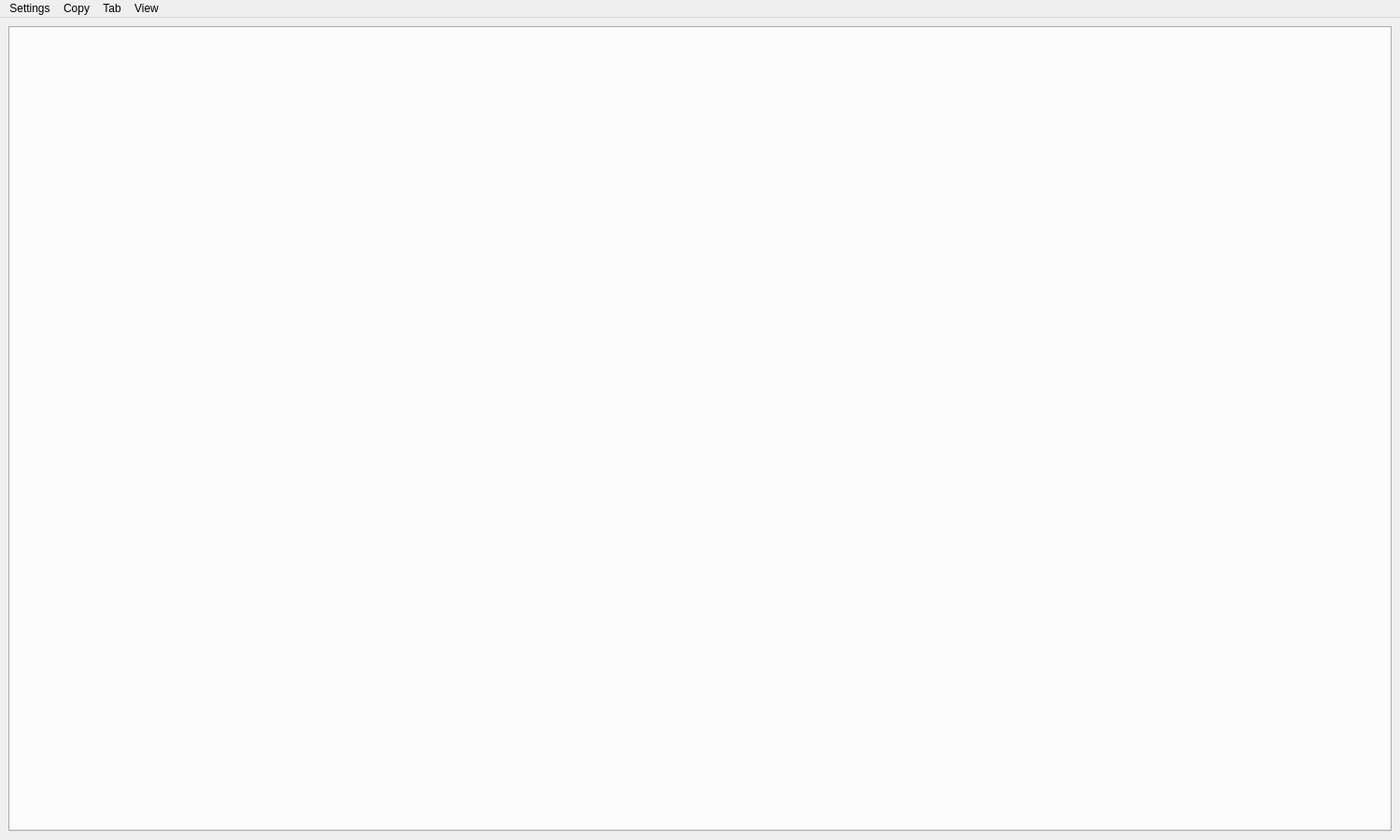
<?xml version="1.0" encoding="UTF-8"?>
<ui version="4.0">
 <class>MainWindow</class>
 <widget class="QMainWindow" name="MainWindow">
  <property name="windowModality">
   <enum>Qt::NonModal</enum>
  </property>
  <property name="geometry">
   <rect>
    <x>0</x>
    <y>0</y>
    <width>1500</width>
    <height>900</height>
   </rect>
  </property>
  <property name="sizePolicy">
   <sizepolicy hsizetype="Preferred" vsizetype="Preferred">
    <horstretch>0</horstretch>
    <verstretch>0</verstretch>
   </sizepolicy>
  </property>
  <property name="minimumSize">
   <size>
    <width>400</width>
    <height>350</height>
   </size>
  </property>
  <property name="maximumSize">
   <size>
    <width>16777215</width>
    <height>16777215</height>
   </size>
  </property>
  <property name="font">
   <font>
    <family>Courier New</family>
   </font>
  </property>
  <property name="cursor">
   <cursorShape>ArrowCursor</cursorShape>
  </property>
  <property name="windowTitle">
   <string>CASPy</string>
  </property>
  <property name="windowIcon">
   <iconset>
    <normaloff>../assets/logo.png</normaloff>../assets/logo.png</iconset>
  </property>
  <property name="autoFillBackground">
   <bool>false</bool>
  </property>
  <property name="styleSheet">
   <string notr="true">QSplitter::handle {background: white}</string>
  </property>
  <property name="tabShape">
   <enum>QTabWidget::Rounded</enum>
  </property>
  <property name="dockOptions">
   <set>QMainWindow::AllowTabbedDocks|QMainWindow::AnimatedDocks</set>
  </property>
  <property name="unifiedTitleAndToolBarOnMac">
   <bool>false</bool>
  </property>
  <widget class="QWidget" name="centralwidget">
   <property name="sizePolicy">
    <sizepolicy hsizetype="Fixed" vsizetype="Fixed">
     <horstretch>0</horstretch>
     <verstretch>0</verstretch>
    </sizepolicy>
   </property>
   <property name="font">
    <font>
     <family>Courier New</family>
    </font>
   </property>
   <layout class="QGridLayout" name="gridLayout">
    <item row="0" column="0">
     <widget class="QTabWidget" name="tab_manager">
      <property name="sizePolicy">
       <sizepolicy hsizetype="Preferred" vsizetype="Preferred">
        <horstretch>0</horstretch>
        <verstretch>0</verstretch>
       </sizepolicy>
      </property>
      <property name="minimumSize">
       <size>
        <width>0</width>
        <height>0</height>
       </size>
      </property>
      <property name="font">
       <font>
        <family>Courier New</family>
       </font>
      </property>
      <property name="currentIndex">
       <number>-1</number>
      </property>
     </widget>
    </item>
   </layout>
  </widget>
  <widget class="QMenuBar" name="menubar">
   <property name="geometry">
    <rect>
     <x>0</x>
     <y>0</y>
     <width>1500</width>
     <height>21</height>
    </rect>
   </property>
   <property name="font">
    <font>
     <family>Segoe UI</family>
    </font>
   </property>
   <property name="styleSheet">
    <string notr="true"/>
   </property>
   <widget class="QMenu" name="menuCopy">
    <property name="title">
     <string>Copy</string>
    </property>
    <addaction name="actionCopy_Exact_Answer"/>
    <addaction name="actionCopy_Approximate_Answer"/>
   </widget>
   <widget class="QMenu" name="menuTab">
    <property name="title">
     <string>Tab</string>
    </property>
    <addaction name="actionNext_Tab"/>
    <addaction name="actionPrevious_Tab"/>
   </widget>
   <widget class="QMenu" name="menuSettings">
    <property name="title">
     <string>Settings</string>
    </property>
    <widget class="QMenu" name="menuOutput_Type">
     <property name="toolTip">
      <string>What format will the output be displayed</string>
     </property>
     <property name="title">
      <string>Output Type</string>
     </property>
     <addaction name="actionPretty"/>
     <addaction name="actionLatex"/>
     <addaction name="actionNormal"/>
    </widget>
    <addaction name="actionUnicode"/>
    <addaction name="actionLinewrap"/>
    <addaction name="menuOutput_Type"/>
    <addaction name="separator"/>
    <addaction name="actionScientific_Notation"/>
    <addaction name="actionAccuracy"/>
    <addaction name="separator"/>
    <addaction name="actionTab_List"/>
   </widget>
   <widget class="QMenu" name="menuView">
    <property name="title">
     <string>View</string>
    </property>
    <addaction name="actionExact_Answer"/>
    <addaction name="actionApproximate_Answer"/>
   </widget>
   <addaction name="menuSettings"/>
   <addaction name="menuCopy"/>
   <addaction name="menuTab"/>
   <addaction name="menuView"/>
  </widget>
  <action name="actionCopy_Exact_Answer">
   <property name="enabled">
    <bool>true</bool>
   </property>
   <property name="text">
    <string>Copy Exact Answer</string>
   </property>
   <property name="shortcut">
    <string>Ctrl+E</string>
   </property>
  </action>
  <action name="actionPrevious_Tab">
   <property name="enabled">
    <bool>true</bool>
   </property>
   <property name="text">
    <string>Previous Tab</string>
   </property>
   <property name="shortcut">
    <string>Alt+Left</string>
   </property>
  </action>
  <action name="about">
   <property name="text">
    <string>About</string>
   </property>
  </action>
  <action name="actionNew_Window">
   <property name="text">
    <string>New Window</string>
   </property>
  </action>
  <action name="actionUnicode">
   <property name="checkable">
    <bool>true</bool>
   </property>
   <property name="text">
    <string>Use Unicode</string>
   </property>
   <property name="shortcut">
    <string>Ctrl+U</string>
   </property>
  </action>
  <action name="actionNext_Tab">
   <property name="checkable">
    <bool>false</bool>
   </property>
   <property name="enabled">
    <bool>true</bool>
   </property>
   <property name="text">
    <string>Next Tab</string>
   </property>
   <property name="shortcut">
    <string>Alt+Right</string>
   </property>
  </action>
  <action name="actionLinewrap">
   <property name="checkable">
    <bool>true</bool>
   </property>
   <property name="text">
    <string>Linewrap</string>
   </property>
   <property name="shortcut">
    <string>Ctrl+L</string>
   </property>
  </action>
  <action name="actionScientific_Notation">
   <property name="checkable">
    <bool>true</bool>
   </property>
   <property name="text">
    <string>Scientific Notation</string>
   </property>
   <property name="shortcut">
    <string>Ctrl+N</string>
   </property>
  </action>
  <action name="actionAccuracy">
   <property name="checkable">
    <bool>false</bool>
   </property>
   <property name="text">
    <string>Accuracy</string>
   </property>
   <property name="shortcut">
    <string>Ctrl+Shift+A</string>
   </property>
  </action>
  <action name="actionClear_Shell">
   <property name="text">
    <string>Clear Shell</string>
   </property>
   <property name="shortcut">
    <string>Ctrl+Shift+C</string>
   </property>
  </action>
  <action name="actionCopy_Approximate_Answer">
   <property name="text">
    <string>Copy Approximate Answer</string>
   </property>
   <property name="shortcut">
    <string>Ctrl+A</string>
   </property>
  </action>
  <action name="actionPretty">
   <property name="checkable">
    <bool>true</bool>
   </property>
   <property name="checked">
    <bool>true</bool>
   </property>
   <property name="text">
    <string>Pretty</string>
   </property>
   <property name="toolTip">
    <string>Pretty Print</string>
   </property>
  </action>
  <action name="actionLatex">
   <property name="checkable">
    <bool>true</bool>
   </property>
   <property name="text">
    <string>Latex</string>
   </property>
  </action>
  <action name="actionNormal">
   <property name="checkable">
    <bool>true</bool>
   </property>
   <property name="text">
    <string>Normal</string>
   </property>
   <property name="toolTip">
    <string>Normal - No special format</string>
   </property>
  </action>
  <action name="actionExact_Answer">
   <property name="text">
    <string>Exact Answer</string>
   </property>
   <property name="shortcut">
    <string>Alt+E</string>
   </property>
  </action>
  <action name="actionApproximate_Answer">
   <property name="text">
    <string>Approximate Answer</string>
   </property>
   <property name="shortcut">
    <string>Alt+A</string>
   </property>
  </action>
  <action name="actionClear_Thread">
   <property name="enabled">
    <bool>true</bool>
   </property>
   <property name="text">
    <string>Clear Thread</string>
   </property>
   <property name="visible">
    <bool>true</bool>
   </property>
  </action>
  <action name="actionTab_List">
   <property name="text">
    <string>Tab List</string>
   </property>
  </action>
 </widget>
 <resources/>
 <connections/>
</ui>
